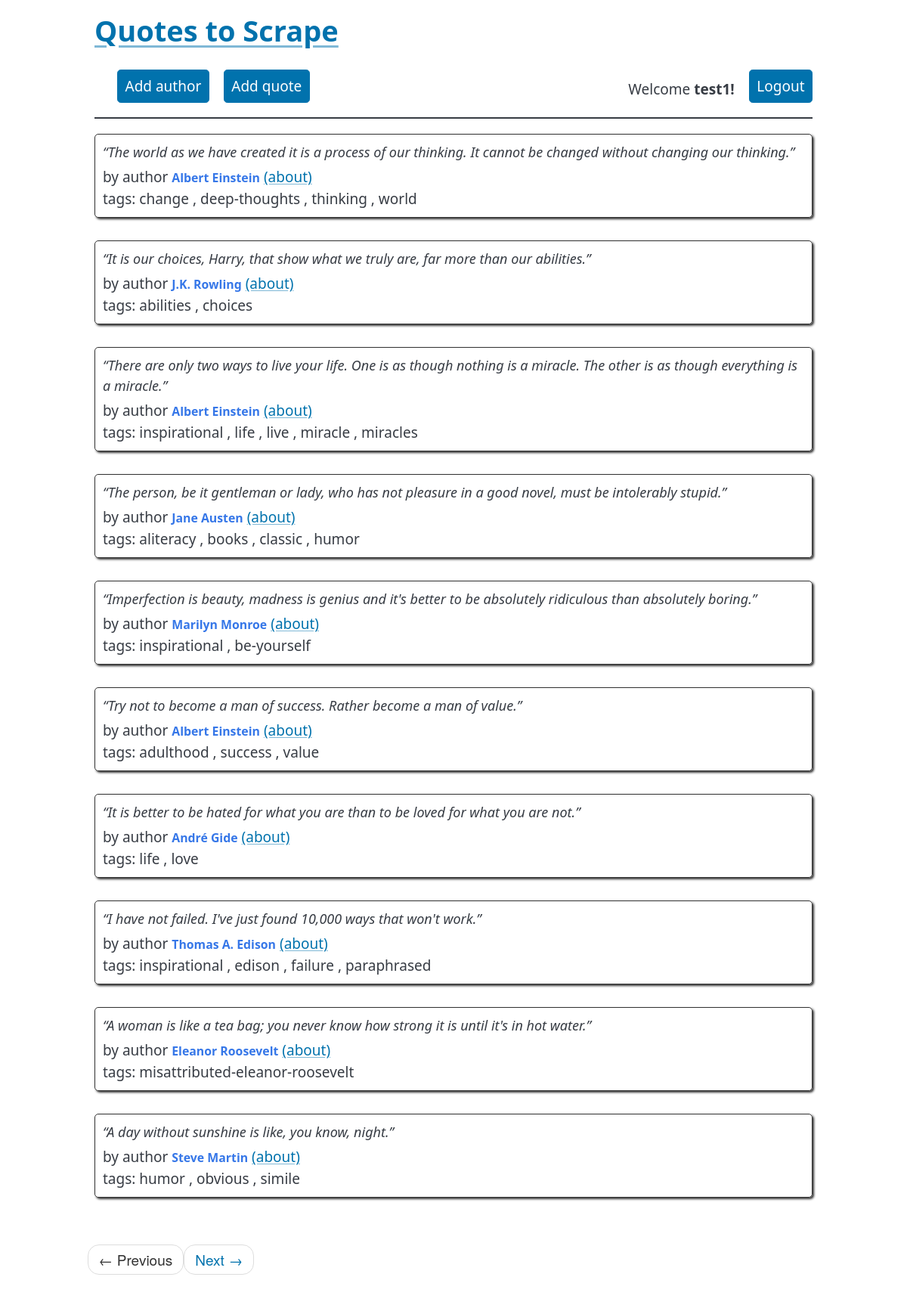
The app's page / (signed in) with its own data.
### quoteapp/models.py (models this page shows, shortened)
class Quote(models.Model):
    tags = models.ManyToManyField(Tag)
    author = models.ForeignKey(Author, on_delete=models.CASCADE)
    quote = models.TextField()

class Author(models.Model):
    fullname = models.CharField(max_length=25, null=False, unique=True)
    born_date = models.CharField(max_length=25, null=True)
    born_location = models.CharField(max_length=100, null=True)
    description = models.TextField(null=True)

class Tag(models.Model):
    name = models.CharField(max_length=100, null=False, unique=True)

### quoteapp/views.py (the view)
# urls.py: path('', views.main, name='main'),
def main(request, page=1):
    quotes = Quote.objects.all()
    authors = Author.objects.all()
    tags = Tag.objects.all()
    per_page = 10
    paginator = Paginator(quotes, per_page)
    quotes_on_page = paginator.page(page)
    return render(request, 'quoteapp/index.html', {'quotes': quotes_on_page, 'authors': authors, 'tags': tags})

### quoteapp/templates/quoteapp/index.html (shortened to what this page needs)
<!DOCTYPE html>
<html lang="en">
<head>
    <link rel="stylesheet" href="https://unpkg.com/@picocss/pico@latest/css/pico.min.css" />
    {% load static %}
    <link rel="stylesheet" href="{% static 'quoteapp/style.css' %}">
</head>
<body>
    <main class="container">
        <h1><a href="/">Quotes to Scrape</a></h1>
    <nav style="margin-bottom: 20px; border-bottom: 2px solid; padding-left: 30px">
        {% if user.is_authenticated %}
        <ul>
            <li><a href= "{% url 'quoteapp:author' %}" role="button"> Add author </a></li>
            <li><a href="{% url 'quoteapp:quote' %}" role="button"> Add quote </a></li>
        </ul>
        <ul>
            <li>Welcome <b>{{ user.username }}!</b></li>
            <li><a href="{% url 'users:logout' %}" role="button">Logout</a></li>
        </ul>
        {% endif %}
    </nav>
    {% for quote in quotes %}
    <div class="quote" itemscope="" itemtype="http://schema.org/CreativeWork">
        <span class="text" itemprop="text">{{ quote.quote }}</span>
        <div><span>by author <small class="author" itemprop="author">{{ quote.author.fullname }}</small>
            <a href="{% url 'quoteapp:author_fullname' quote.author.fullname %}">(about)</a>
        </span>
        </div class="tags">
            tags:
            {% for tag in quote.tags.all %}
                {{ tag.name }}
                {% if not forloop.last %}, {% endif %}
            {% endfor %}
    </div>
    {% endfor %}
    <nav>
        <ul class="pager">
            <li class="previous">
                <a class="{% if not quotes.has_previous %} disable {% endif %}"
                href="{% if quotes.has_previous %} {% url 'quoteapp:main_paginate' quotes.previous_page_number %} {% else%} # {% endif %}">
                    <span aria-hidden="true">←</span> Previous</a>
            </li>
            <li class="next">
                <a class="{% if not quotes.has_next %} disable {% endif %}"
                href="{% if quotes.has_next %} {% url 'quoteapp:main_paginate' quotes.next_page_number %} {% else%} # {% endif %}">
                Next <span aria-hidden="true">→</span></a>
            </li>
        </ul>
    </nav>
    </main>
</body>
</html>

### quoteapp/static/quoteapp/style.css (style rules this page uses)
.quote { padding: 10px; margin-bottom: 30px; border: 1px solid #333333; border-radius: 5px; box-shadow: 2px 2px 3px #333333; }
.quote span.text { display: block; margin-bottom: 5px; font-size: large; font-style: italic; }
.quote small.author { font-weight: bold; color: #3677E8; }
.pager { font-family: "Raleway", "Helvetica Neue", Helvetica, Arial, sans-serif; }
.pager { padding-left: 0; margin: 22px 0; list-style: none; text-align: center; }
.pager li { display: inline; }
.pager .previous>a, .pager .previous>span { float: left; }
.pager .next>a, .pager .next>span { float: right; }
.pager li>a, .pager li>span { display: inline-block; padding: 5px 14px; background-color: #ffffff; border: 1px solid #dddddd; border-radius: 15px; }
.disable { color: #333333; cursor: not-allowed; }

### records on screen
Quote: quote "“The world as we have created it is a process of our thinking. It cannot be changed without changing our thinking.”", author.fullname "Albert Einstein"
Tag: name "change"
Tag: name "deep-thoughts"
Tag: name "thinking"
Tag: name "world"
Quote: quote "“It is our choices, Harry, that show what we truly are, far more than our abilities.”", author.fullname "J.K. Rowling"
Tag: name "abilities"
Tag: name "choices"
Quote: quote "“There are only two ways to live your life. One is as though nothing is a miracle. The other is as though everything is a miracle.”", author.fullname "Albert Einstein"
Tag: name "inspirational"
Tag: name "life"
Tag: name "live"
Tag: name "miracle"
Tag: name "miracles"
Quote: quote "“The person, be it gentleman or lady, who has not pleasure in a good novel, must be intolerably stupid.”", author.fullname "Jane Austen"
Tag: name "aliteracy"
Tag: name "books"
Tag: name "classic"
Tag: name "humor"
Quote: quote "“Imperfection is beauty, madness is genius and it's better to be absolutely ridiculous than absolutely boring.”", author.fullname "Marilyn Monroe"
Tag: name "be-yourself"
Quote: quote "“Try not to become a man of success. Rather become a man of value.”", author.fullname "Albert Einstein"
Tag: name "adulthood"
Tag: name "success"
Tag: name "value"
Quote: quote "“It is better to be hated for what you are than to be loved for what you are not.”", author.fullname "André Gide"
Tag: name "love"
Quote: quote "“I have not failed. I've just found 10,000 ways that won't work.”", author.fullname "Thomas A. Edison"
Tag: name "edison"
Tag: name "failure"
Tag: name "paraphrased"
Quote: quote "“A woman is like a tea bag; you never know how strong it is until it's in hot water.”", author.fullname "Eleanor Roosevelt"
Tag: name "misattributed-eleanor-roosevelt"
Quote: quote "“A day without sunshine is like, you know, night.”", author.fullname "Steve Martin"
Tag: name "obvious"
Tag: name "simile"

### other values on screen
{{ user.username }} "test1"
